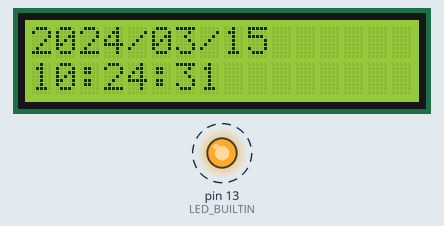
Recording of a sketch running on a simulated Arduino Uno, built with avr-gcc and run on an emulated ATmega328P. On the bench: 16×2 character LCD, output pins drawn as LEDs (lit = HIGH). Dashed ring = blinking. The local clock reads 2024-03-15 10:24:30 at power-on unless the sketch sets it; what the sketch prints to the serial monitor is not drawn.

Above: at 1.2 s.
At 10.4 s:
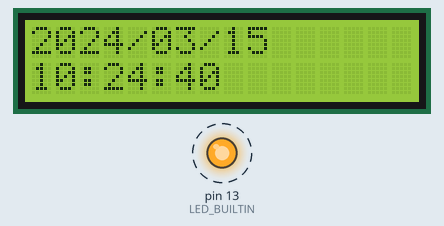
At 20.6 s:
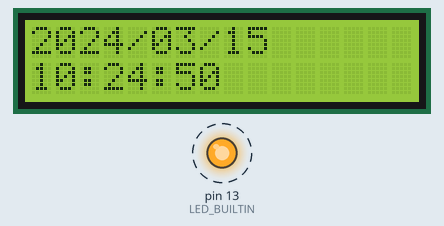
At 39.4 s:
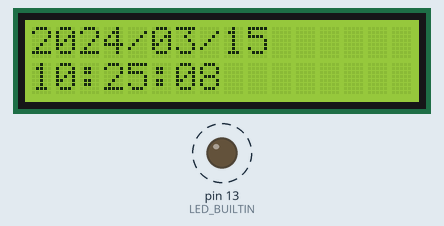
Timing chart, 0 to 40.0 s (numbered marks = the images above):
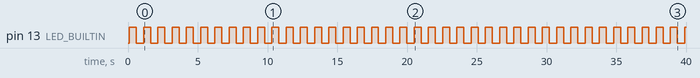

Measured:
- by itself, pin 13 (LED_BUILTIN): alternates HIGH for 0.50 s and LOW for 0.52 s
- what the display in image 0 shows lasts 1.0 s, from 1.1 s to 2.1 s

The sketch:

LCD1602_I2C__plus_DS1302.ino
```cpp
#include <stdio.h>

#include <ThreeWire.h>
#include <RtcDS1302.h>

#include<LiquidCrystal_I2C.h>
const int kIO = 3;    //DAT
const int kSCLK = 4;  //CLK
const int kCE = 2;    //RST
LiquidCrystal_I2C lcd(0x27, 16, 2); //LCD 클래스 초기화

ThreeWire myWire(kIO, kSCLK, kCE); // IO, SCLK, CE
RtcDS1302<ThreeWire> Rtc(myWire);

void setup() {
  // initialize digital pin LED_BUILTIN as an output.
  pinMode(LED_BUILTIN, OUTPUT);

  //1602 LCD
  Serial.begin(9600);
  lcd.init();
  lcd.backlight();

  //RTC
  checkRTC();

}

// the loop function runs over and over again forever
void loop() {
  //LED BLINK
  digitalWrite(LED_BUILTIN, HIGH);   // turn the LED on (HIGH is the voltage level)
  delay(500);                       // wait for a second
  digitalWrite(LED_BUILTIN, LOW);    // turn the LED off by making the voltage LOW
  delay(500);                       // wait for a second

  //RTC show Serial and LCD
  showRTC();
}

void checkRTC(void)
{
  //RTC
  Serial.print("compiled: ");
  Serial.print(__DATE__); Serial.print(" ");  Serial.println(__TIME__);

  Rtc.Begin();

  RtcDateTime compiled = RtcDateTime(__DATE__, __TIME__);
  printDateTime(compiled);
  Serial.println();

  if (!Rtc.IsDateTimeValid())
  {
    // Common Causes:
    //    1) first time you ran and the device wasn't running yet
    //    2) the battery on the device is low or even missing

    Serial.println("RTC lost confidence in the DateTime!");
    Rtc.SetDateTime(compiled);
  }

  if (Rtc.GetIsWriteProtected())
  {
    Serial.println("RTC was write protected, enabling writing now");
    Rtc.SetIsWriteProtected(false);
  }

  if (!Rtc.GetIsRunning())
  {
    Serial.println("RTC was not actively running, starting now");
    Rtc.SetIsRunning(true);
  }

  RtcDateTime now = Rtc.GetDateTime();
  if (now < compiled)
  {
    Serial.println("RTC is older than compile time!  (Updating DateTime)");
    Rtc.SetDateTime(compiled);
  }
  else if (now > compiled)
  {
    Serial.println("RTC is newer than compile time. (this is expected)");
  }
  else if (now == compiled)
  {
    Serial.println("RTC is the same as compile time! (not expected but all is fine)");
  }
}

void showRTC(void)
{
  //RTC
  RtcDateTime now = Rtc.GetDateTime();

  printDateTime(now);
  Serial.println();

  if (!now.IsValid())
  {
    // Common Causes:
    //    1) the battery on the device is low or even missing and the power line was disconnected
    Serial.println("RTC lost confidence in the DateTime!");
  }

  //LCD 시간 프린트
  lcd.setCursor(0, 0);
  char nowDate[20];
  snprintf_P(nowDate,
             20,
             PSTR("%04u/%02u/%02u"),
             now.Year(),
             now.Month(),
             now.Day());
  lcd.print(nowDate);


  lcd.setCursor(0, 1);
  char nowTime[20];
  snprintf_P(nowTime,
             20,
             PSTR("%02u:%02u:%02u"),
             now.Hour(),
             now.Minute(),
             now.Second() );
  lcd.print(nowTime);
}
#define countof(a) (sizeof(a) / sizeof(a[0]))

void printDateTime(const RtcDateTime& dt)
{
  char datestring[20];

  snprintf_P(datestring,
             countof(datestring),
             PSTR("%04u/%02u/%02u %02u:%02u:%02u"),
             dt.Year(),
             dt.Month(),
             dt.Day(),

             dt.Hour(),
             dt.Minute(),
             dt.Second() );
  Serial.print(datestring);
}
```
